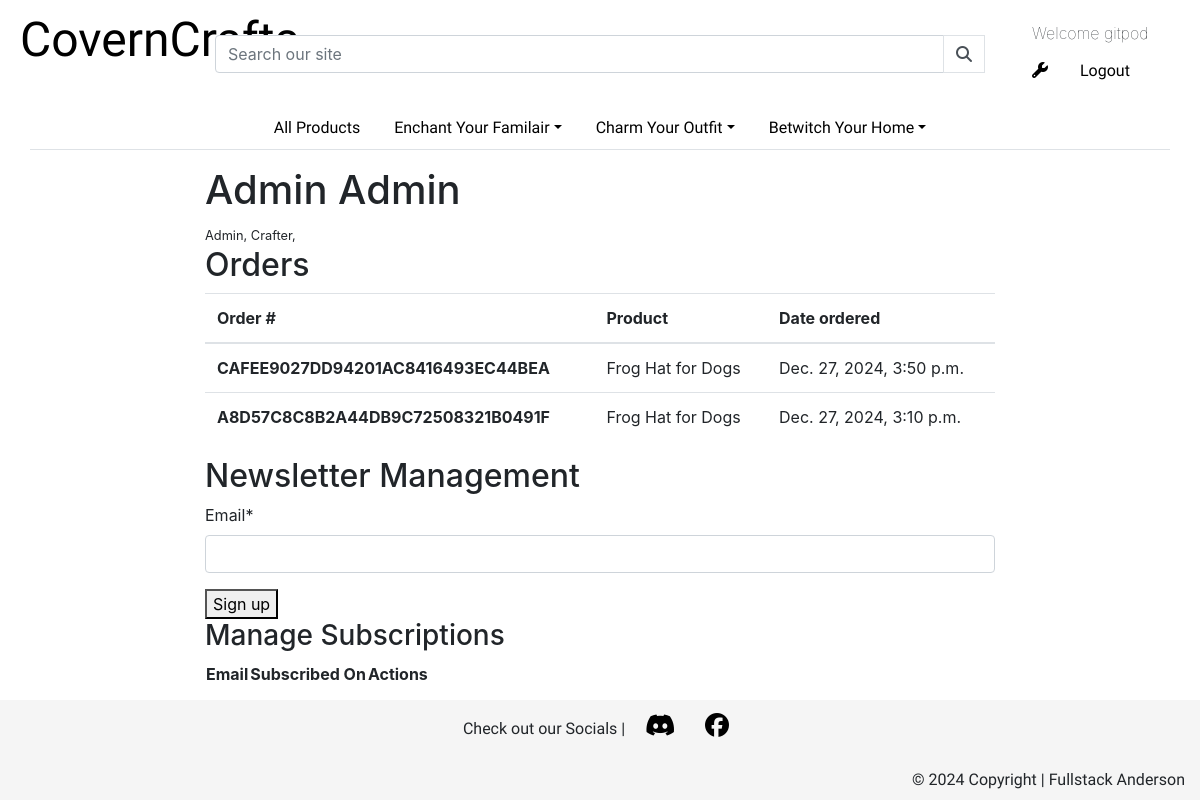
Before: /profile/1/ (signed in) with the older database file.
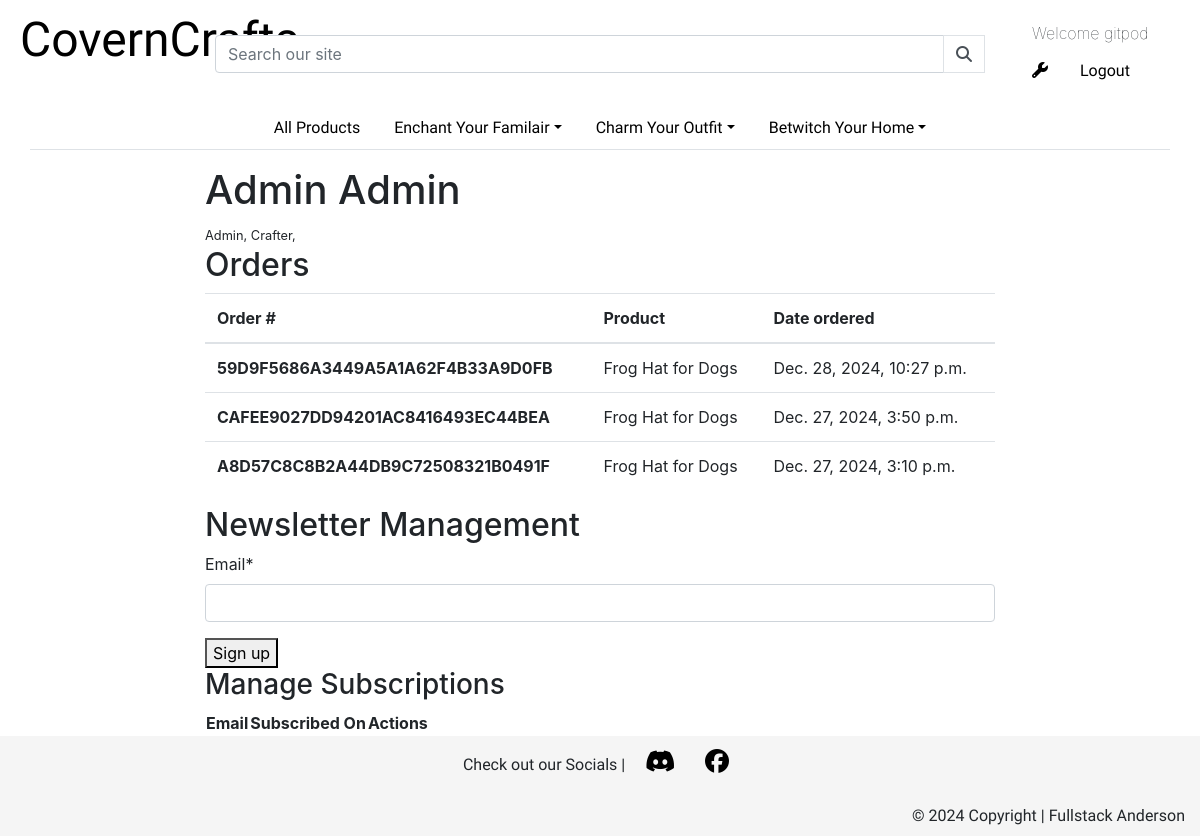
After: the same page with the newer database file.
### checkout/models.py (models this page shows, shortened)
class Order(models.Model):
    order_number = models.CharField(max_length=32, null=False, editable=False)
    customer = models.ForeignKey(
        User, null=True, blank=False, on_delete=models.SET_NULL, related_name="customer",
    )
    product = models.ForeignKey(Product, null=True, blank=False, on_delete=models.SET_NULL,)
    full_name = models.CharField(max_length=50, null=False, blank=False)
    email = models.EmailField(max_length=254, null=False, blank=False)
    phone_number = models.CharField(max_length=20, null=False, blank=False)
    country = models.CharField(max_length=40, null=False, blank=False)
    postcode = models.CharField(max_length=20, null=True, blank=False)
    town_or_city = models.CharField(max_length=40, null=False, blank=False)
    street_address1 = models.CharField(max_length=80, null=False, blank=False)
    street_address2 = models.CharField(max_length=80, null=True, blank=True)
    county = models.CharField(max_length=80, null=True, blank=True)
    date = models.DateTimeField(auto_now_add=True)
    customisation = models.TextField(max_length=500, null=True, blank=True)
    delivery_cost = models.DecimalField(max_digits=6, decimal_places=2, null=False, default=0)
    order_cost = models.DecimalField(max_digits=10, decimal_places=2, null=False, default=0)
    grand_total = models.DecimalField(max_digits=10, decimal_places=2, null=False, default=0)

### products/models.py (models this page shows, shortened)
class Product(models.Model):
    category = models.ForeignKey('Category', null=True, blank=True, on_delete=models.SET_NULL)
    sku = models.CharField(max_length=254, null=True, blank=True)
    name = models.CharField(max_length=254)
    description = models.TextField()
    dimension = models.TextField()
    cost = models.DecimalField(max_digits=6, decimal_places=2)
    craft_time = models.IntegerField(validators=[MinValueValidator(1), MaxValueValidator(40)])
    image = CloudinaryField('image', default='placeholder')
    created_on = models.DateTimeField(auto_now_add=True)
    updated_on = models.DateTimeField(auto_now=True)
    deleted_on = models.DateTimeField(null=True, blank=True)

### users/views.py (the view)
# urls.py: path('profile/<int:id>/', views.profile_detail, name='profile_detail'),
@login_required
def profile_detail(request, id):
    query = Profile.objects.all()
    profile = get_object_or_404(query, auth_user_id=id)
    profile_id = profile.auth_user_id
    orders = Order.objects.filter(customer=profile_id).order_by('-date')
    already_regsistered = False
    already_regsistered_id = 0
    newsletter_recipients = Newsletter.objects.all().order_by('-subscribed_on')
    for recipient in newsletter_recipients:
        if recipient.profile.pk == profile.auth_user.pk:
            already_regsistered_id = recipient.pk
            already_regsistered = True
    if request.method == 'POST':
        form_data = {
            'email': request.POST['email'],
            'profile': profile_id
        }
        form = NewsletterSignupForm(form_data)
        if form.is_valid():
            if already_regsistered:
                form.save()
                messages.sucess(request, "Email updated successfully.")
            else:
                form = NewsletterSignupForm(form_data, instance=newsletter_recipients.get(pk=already_regsistered_id))
                form.save()
                messages.success(request, "Thank you for subscribing!")
    else:
        form = NewsletterSignupForm()
    context = {
        'profile': profile,
        'orders': orders,
        'form': form,
        'recipients': newsletter_recipients,
        'already_regsistered': already_regsistered,
        'already_regsistered_id': already_regsistered_id
    }
    return render(
        request,
        'users/profile_detail.html',
        context
    )

### users/forms.py
class NewsletterSignupForm(forms.ModelForm):
    class Meta:
        model = Newsletter
        fields = ['email','profile']
    def __init__(self, *args, **kwargs):
        super().__init__(*args, **kwargs)
        self.fields['profile'].widget.attrs['type'] = 'hidden'

### users/templates/users/profile_detail.html (shortened to what this page needs)
{% extends "base.html" %}
{% block content %}
<div class="row mt-3 justify-content-center">
  <div class="col-8">
    <h1>{{ profile.full_name }}</h1>
    {% if profile.is_admin == True %}
    <span class="small">Admin, </span>
    {% endif %}
    {% if profile.is_crafter == True %}
    <span class="small">Crafter, </span>
    {% endif %}
    <h2>Orders</h2>
    <table class="table">
      <thead>
        <tr>
          <th scope="col">Order #</th>
          <th scope="col">Product</th>
          <th scope="col">Date ordered</th>
        </tr>
      </thead>
      <tbody>
        {% for order in orders %}
        <tr>
          <th scope="row">{{ order.order_number }}</th>
          <td>{{ order.product.name }}</td>
          <td>{{order.date}}</td>
        </tr>
        {% endfor %}
      </tbody>
    </table>
    <h2>Newsletter Management</h2>
    {% if already_regsistered == True  %}
      <form method="post">
        {% csrf_token %}
        {{ form.email | as_crispy_field }}
        <button type="submit">Edit Email</button>
      </form>
      <a href="{% url 'newsletter_delete' already_regsistered_id %}">Unsubscribe</a>
    {% else %}
    <form method="post">
        {{ form.email | as_crispy_field }}
        <button type="submit">Sign up</button>
    </form>
    {% endif %}
    {% if profile.is_admin%}
    <h3>Manage Subscriptions</h3>
    <table>
        <thead>
            <tr>
                <th>Email</th>
                <th>Subscribed On</th>
                <th>Actions</th>
            </tr>
        </thead>
    </table>
{% endif %}
  </div>
</div>
{% endblock content %}

Changed rows visible on the page:
added Order: order_number "59D9F5686A3449A5A1A62F4B33A9D0FB", product.name "Frog Hat for Dogs", date "Dec. 28, 2024, 10:27 p.m."
